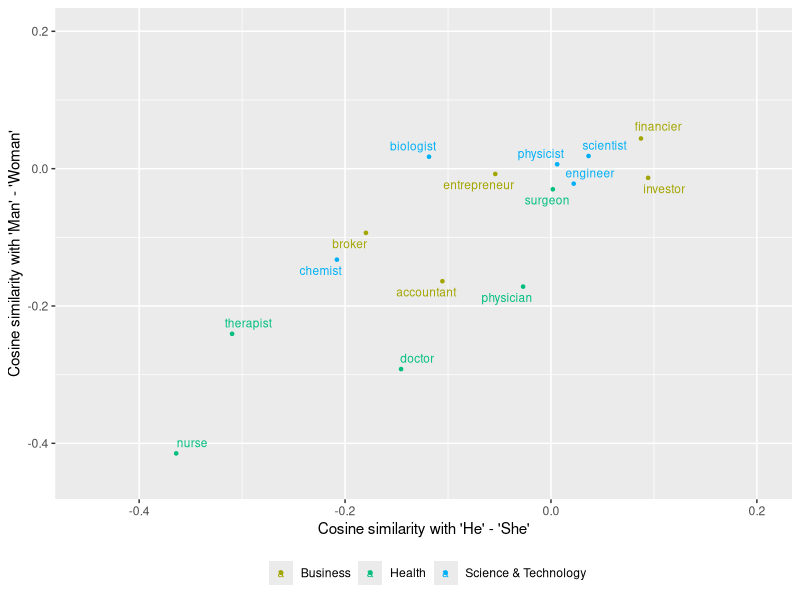
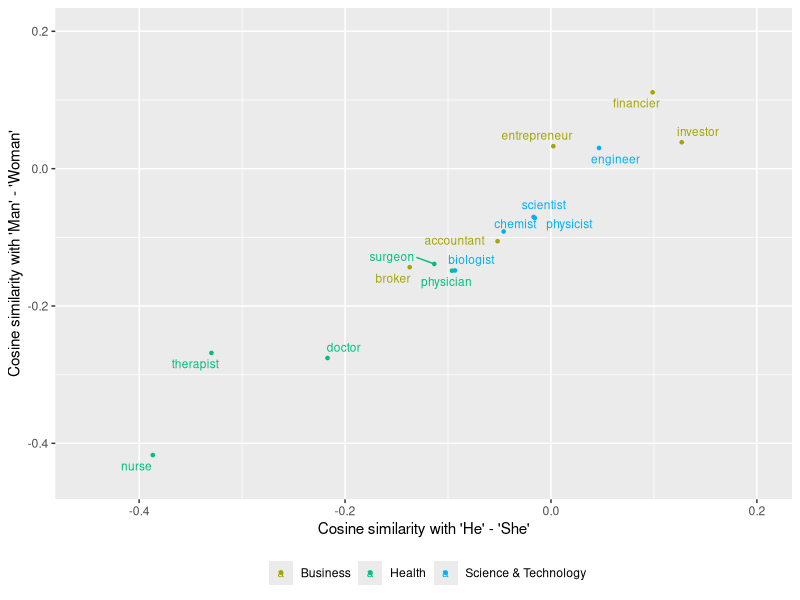

Write the R code that produced these figures, in order. (Note: this script raises an error after producing the figures.)
library(tidyr)
library(dplyr)
library(ggplot2)
library(ggrepel)

w2v_df <- read.csv("projections.tsv", sep="\t")
curr_year <- 2006

gg_color_hue <- function(n) {
  hues = seq(15, 375, length = n + 1)
  hcl(h = hues, l = 65, c = 100)[1:n]
}

##########################
# PER YEAR - TOPIC WORDS #
##########################
cols <- gg_color_hue(5)

min_proj <- min(w2v_df$similarity)
max_proj <- max(w2v_df$similarity)

for (year_c in c(1987,2006)) {
  w2v_curr_df <- filter(w2v_df, year == year_c, topic != 'neutral' & topic != 'litcomp') %>%
                  spread(key = word_diff, value = similarity)
  names(w2v_curr_df)[c(4,5)] <- c("he_she","man_woman")
  ggplot(w2v_curr_df, aes(x = he_she, y = man_woman, colour = topic)) +
    geom_point(size = .9) +
    geom_text_repel(aes(label = word), size = 3) +
    labs(x = "Cosine similarity with 'He' - 'She'", 
         y = "Cosine similarity with 'Man' - 'Woman'") +
    scale_colour_manual(name="",
                        values=cols,
                        breaks=c("arts","business","health","science&tech","service"),
                        labels=c("Arts", "Business", "Health", "Science & Technology", "Service")) +
    theme(legend.position = 'bottom') +
    xlim(min_proj,max_proj) + 
    ylim(min_proj,max_proj) 
  ggsave(paste0("./Plots/Proj",year_c,".pdf"), height = 5, width = 5)
}

#################
# NEUTRAL WORDS #
#################
cols <- gg_color_hue(1)

w2v_curr_df <- filter(w2v_df, year == curr_year, topic == 'neutral') %>%
  spread(key = word_diff, value = similarity)
names(w2v_curr_df)[c(4,5)] <- c("he_she","man_woman")
ggplot(w2v_curr_df, aes(x = he_she, y = man_woman, colour = topic)) +
  geom_point(size = .9) +
  geom_text_repel(aes(label = word), size = 3) +
  labs(x = "Cosine similarity with 'He' - 'She'", 
       y = "Cosine similarity with 'Man' - 'Woman'") +
  scale_colour_manual(name="",
                      values=cols,
                      breaks=c("neutral"),
                      labels=c("Neutral")) +
  theme(legend.position = 'bottom') +
  xlim(min_proj,max_proj) + 
  ylim(min_proj,max_proj) 
ggsave(paste0("./Plots/ProjNeutral",curr_year,".pdf"), height = 5, width = 5)

#################
# COMPARISON WORDS #
#################
w2v_curr_df <- filter(w2v_df, year == curr_year, topic == 'litcomp') %>%
  spread(key = word_diff, value = similarity)
names(w2v_curr_df)[c(4,5)] <- c("he_she","man_woman")
ggplot(w2v_curr_df, aes(x = he_she, y = man_woman, colour = topic)) +
  geom_point(size = .9) +
  geom_text_repel(aes(label = word), size = 3) +
  labs(x = "Cosine similarity with 'He' - 'She'", 
       y = "Cosine similarity with 'Man' - 'Woman'") +
  theme(legend.position = "none") +
  xlim(min_proj,max_proj) + 
  ylim(min_proj,max_proj) 
ggsave(paste0("./Plots/ProjLitComp",curr_year,".pdf"), height = 5, width = 5)

#############
# OVER TIME #
#############
#words <- unique(w2v_df$word)
#for (w in words) {
  #w2v_word_df <- filter(w2v_df, word == w)
  #ggplot(w2v_word_df, aes(x = year, y = similarity, colour = word_diff, group = word_diff)) +
  #             geom_line() +
  #             labs(x = "Year", y = "Similarity", colour = "Gendered Word", title = paste0("Word: ", w)) +
  #             theme(legend.position = 'bottom') +
  #             ylim(min(w2v_word_df$similarity)-0.05,max(w2v_word_df$similarity)+0.05)
  #ggsave(paste0("./Plots/Word",w,"OT.png"))
#}